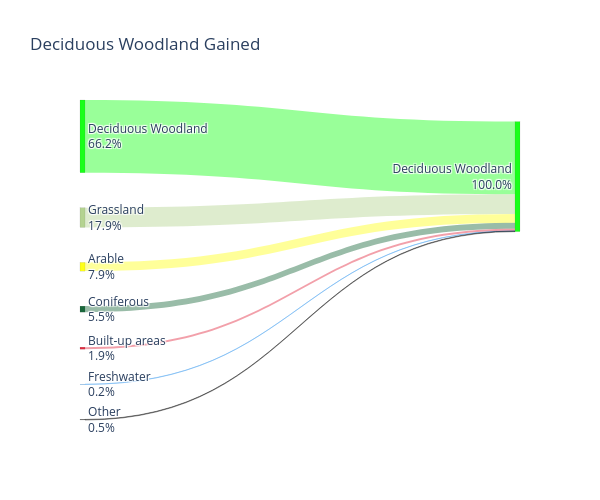

Notebook source saved alongside this figure:
### Markdown cell above
#### Plotting the Figure

### Code cell
fig = go.Figure(data)
fig.update_layout(
    hovermode='x',
    title='Deciduous Woodland Gained',
    width=600, # width of figure
    height=500 # height of figure
)

# Exporting figure
fig.write_image(project_root/'gis_marsh_tit'/'project_pics'/'sankey_gain.png', 
                scale=2) # multiplies image pixels by 2 (for higher quality, increase). 
fig.show()

### Figure 1 — Plotly figure (JSON) as saved in the notebook; plotly's stock layout.template omitted (floating-point values rounded to 4 significant figures)
{"data": [{"link": {"color": ["rgba(0,255,0,0.4)", "rgba(0,87,38,0.4)", "rgba(254,255,0,0.4)", "rgba(172,207,132,0.4)", "rgba(77,163,239,0.4)", "rgba(222,19,43,0.4)", "rgba(0,0,0,0.4)"], "source": [0, 1, 2, 3, 4, 5, 6], "target": [7, 7, 7, 7, 7, 7, 7], "value": [66.2, 5.5, 7.9, 17.9, 0.2, 1.9, 0.5]}, "node": {"color": ["rgba(0,255,0,0.9)", "rgba(0,87,38,0.9)", "rgba(254,255,0,0.9)", "rgba(172,207,132,0.9)", "rgba(77,163,239,0.9)", "rgba(222,19,43,0.9)", "rgba(0,0,0,0.9)", "rgba(0,255,0,0.9)"], "label": ["Deciduous Woodland<br>66.2%", "Coniferous<br>5.5%", "Arable<br>7.9%", "Grassland<br>17.9%", "Freshwater<br>0.2%", "Built-up areas<br>1.9%", "Other<br>0.5%", "Deciduous Woodland<br>100.0%"], "line": {"width": 0.1}, "pad": 35, "thickness": 5}, "type": "sankey"}], "layout": {"height": 500, "hovermode": "x", "title": {"text": "Deciduous Woodland Gained"}, "width": 600}}
